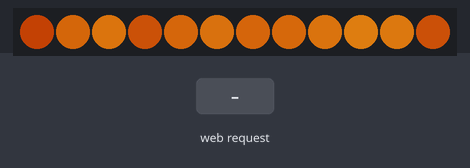
Recording of a sketch running on a simulated ESP32. On the bench: 12 RGB LEDs in strip order, left to right. The inputs (shaded band) are chosen by the test bench. Dim RGB values are drawn brighter than linear; WiFi joins after 1.5 s; servers stay silent unless stated; random numbers use the default seed unless the sketch sets one; what the sketch prints to the serial monitor is not drawn.

Above: at 1.4 s.
1.5 s: HTTP request GET /mode?m=off received
At 2.1 s:
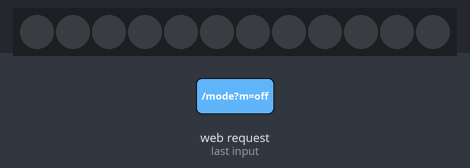
3.0 s: HTTP request GET /mode?m=purple received
At 3.15 s:
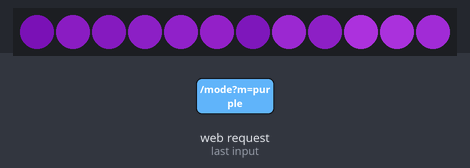
5.4 s: HTTP request GET /mode?m=green received
At 5.86 s:
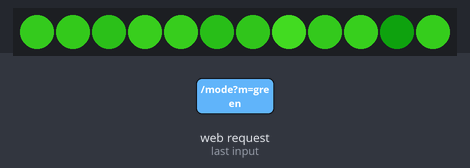
8.1 s: HTTP request GET /mode?m=purple received
At 10.97 s:
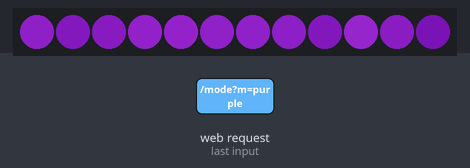
Timing chart, 0 to 12.1 s (numbered marks = the images above; inputs shaded):
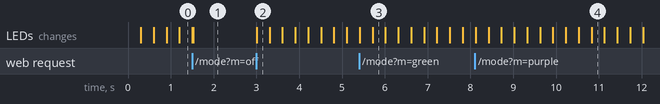

The sketch:

halloween_pumpkin.ino
```cpp
/*
  ไฟฟักทองฮาโลวีน ไหวเหมือนเปลวเทียน — ESP32 + LED WS2812B
  K iTech Review (TikTok) · Kham iTech Lab (YouTube / Facebook)

  ต่อสาย
    WS2812B 5V   -> 5V ของพาวเวอร์แบงก์ (หรือขา 5V/VIN ของบอร์ด)
    WS2812B GND  -> GND (ต่อกราวด์ร่วมกับ ESP32)
    WS2812B DIN  -> GPIO 5 ผ่านตัวต้านทาน 330 โอห์ม

  เปลี่ยนสีจากมือถือ
    ต่อ Wi-Fi บ้านไม่ได้ บอร์ดจะเปิด Wi-Fi ของตัวเองชื่อ "Pumpkin-ESP32" (รหัส halloween)
    แล้วเปิด http://192.168.4.1 ในมือถือ
    ถ้าต่อ Wi-Fi บ้านได้ ดู IP ใน Serial Monitor หรือเปิด http://pumpkin.local

  ไลบรารี: Adafruit NeoPixel (ติดตั้งจาก Library Manager)
  บอร์ด: ESP32 รุ่นไหนก็ได้ (ESP32, S3, C3) ใช้ได้ทั้ง ESP32 core 2.x และ 3.x
*/

#include <WiFi.h>
#include <WebServer.h>
#include <ESPmDNS.h>
#include <Adafruit_NeoPixel.h>

// ---------- ตั้งค่า ----------
const char *WIFI_SSID = "";          // ใส่ชื่อ Wi-Fi บ้าน (เว้นว่างไว้ = ใช้ Wi-Fi ของบอร์ดเอง)
const char *WIFI_PASS = "";
const char *AP_SSID   = "Pumpkin-ESP32";
const char *AP_PASS   = "halloween";   // อย่างน้อย 8 ตัวอักษร

const int  LED_PIN    = 5;
const int  NUM_LEDS   = 12;            // วง 12 ดวง เปลี่ยนตามของที่มี
const uint8_t MAX_BRIGHT = 160;        // จำกัดความสว่าง ไม่ให้กินไฟเกินพาวเวอร์แบงก์

// ---------- สี ----------
enum Mode { FLAME, PURPLE, GREEN, OFF };
Mode mode = FLAME;

struct Palette { uint8_t r1, g1, b1, r2, g2, b2; };   // สีตอนมืดสุด -> สีตอนสว่างสุด
const Palette PALETTES[] = {
  {255, 40, 0,   255, 150, 20},   // FLAME: ส้มแดง -> เหลืองอุ่น
  {90, 0, 160,   200, 60, 255},   // PURPLE
  {0, 120, 10,   80, 255, 40},    // GREEN (เขียวผี)
};

Adafruit_NeoPixel strip(NUM_LEDS, LED_PIN, NEO_GRB + NEO_KHZ800);
WebServer server(80);

float level[NUM_LEDS];    // ความสว่างตอนนี้ 0..1
float target[NUM_LEDS];   // ความสว่างที่กำลังไหลไปหา
unsigned long lastFrame = 0;

// ---------- เปลวไฟ ----------
void flickerStep() {
  if (mode == OFF) {
    strip.clear();
    strip.show();
    return;
  }
  const Palette &p = PALETTES[mode];
  for (int i = 0; i < NUM_LEDS; i++) {
    // สุ่มเป้าหมายใหม่เป็นระยะ ทำให้แต่ละดวงไหวไม่พร้อมกัน
    if (random(100) < 12) target[i] = random(35, 101) / 100.0;
    // บางครั้งวูบลงแรง ๆ เหมือนลมพัดเทียน
    if (random(1000) < 4) target[i] = 0.15;
    level[i] += (target[i] - level[i]) * 0.25;

    float t = level[i];
    uint8_t r = p.r1 + (p.r2 - p.r1) * t;
    uint8_t g = p.g1 + (p.g2 - p.g1) * t;
    uint8_t b = p.b1 + (p.b2 - p.b1) * t;
    float k = 0.25 + 0.75 * t;   // มืดลงตอนวูบ
    strip.setPixelColor(i, strip.Color(r * k, g * k, b * k));
  }
  strip.show();
}

// ---------- หน้าเว็บ ----------
const char PAGE[] PROGMEM = R"HTML(
<!doctype html><html lang="th"><head><meta charset="utf-8">
<meta name="viewport" content="width=device-width,initial-scale=1">
<title>ไฟฟักทอง</title>
<style>
 body{margin:0;font-family:sans-serif;background:#120a1f;color:#fff;text-align:center;padding:24px}
 h1{font-size:26px;margin:8px 0 20px}
 button{display:block;width:100%;max-width:320px;margin:12px auto;padding:18px;font-size:20px;
        border:0;border-radius:14px;color:#fff;cursor:pointer}
 .f{background:#e8690b}.p{background:#7b2cbf}.g{background:#1f9d3a}.o{background:#444}
 #s{margin-top:16px;color:#bbb}
</style></head><body>
<h1>🎃 ไฟฟักทองฮาโลวีน</h1>
<button class="f" onclick="go('flame')">เปลวเทียน</button>
<button class="p" onclick="go('purple')">ม่วง</button>
<button class="g" onclick="go('green')">เขียวผี</button>
<button class="o" onclick="go('off')">ปิดไฟ</button>
<div id="s"></div>
<script>
function go(m){fetch('/mode?m='+m).then(r=>r.text()).then(t=>document.getElementById('s').textContent=t)}
</script></body></html>
)HTML";

void handleRoot() { server.send_P(200, "text/html; charset=utf-8", PAGE); }

void handleMode() {
  String m = server.arg("m");
  if (m == "flame")       mode = FLAME;
  else if (m == "purple") mode = PURPLE;
  else if (m == "green")  mode = GREEN;
  else if (m == "off")    mode = OFF;
  else { server.send(400, "text/plain; charset=utf-8", "ไม่รู้จักโหมดนี้"); return; }
  server.send(200, "text/plain; charset=utf-8", String("เปลี่ยนเป็น ") + m + " แล้ว");
}

// ---------- Wi-Fi ----------
void startWiFi() {
  if (strlen(WIFI_SSID) > 0) {
    WiFi.mode(WIFI_STA);
    WiFi.begin(WIFI_SSID, WIFI_PASS);
    Serial.print("ต่อ Wi-Fi บ้าน");
    for (int i = 0; i < 40 && WiFi.status() != WL_CONNECTED; i++) {
      delay(250);
      Serial.print(".");
    }
    Serial.println();
    if (WiFi.status() == WL_CONNECTED) {
      Serial.print("IP: ");
      Serial.println(WiFi.localIP());
      if (MDNS.begin("pumpkin")) Serial.println("หรือเปิด http://pumpkin.local");
      return;
    }
    Serial.println("ต่อไม่ได้ เปิด Wi-Fi ของบอร์ดแทน");
  }
  WiFi.mode(WIFI_AP);
  WiFi.softAP(AP_SSID, AP_PASS);
  Serial.print("ต่อ Wi-Fi ชื่อ ");
  Serial.print(AP_SSID);
  Serial.print(" แล้วเปิด http://");
  Serial.println(WiFi.softAPIP());
}

void setup() {
  Serial.begin(115200);
  delay(200);
  randomSeed(esp_random());

  strip.begin();
  strip.setBrightness(MAX_BRIGHT);
  strip.clear();
  strip.show();
  for (int i = 0; i < NUM_LEDS; i++) level[i] = target[i] = 0.6;

  startWiFi();
  server.on("/", handleRoot);
  server.on("/mode", handleMode);
  server.begin();
}

void loop() {
  server.handleClient();
  if (millis() - lastFrame >= 30) {   // ราว 33 เฟรมต่อวินาที
    lastFrame = millis();
    flickerStep();
  }
}
```

Measured:
- after the input at 3.0 s, the LEDs: change at once (image 2)
